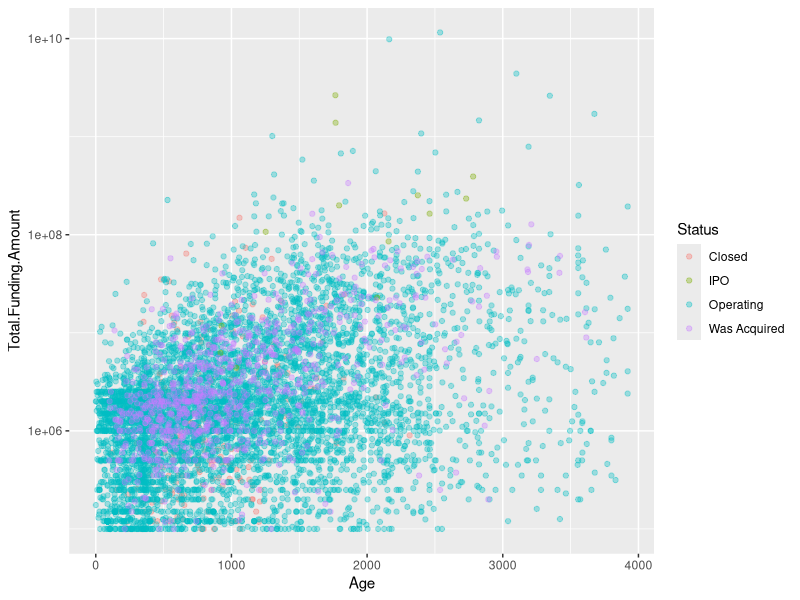
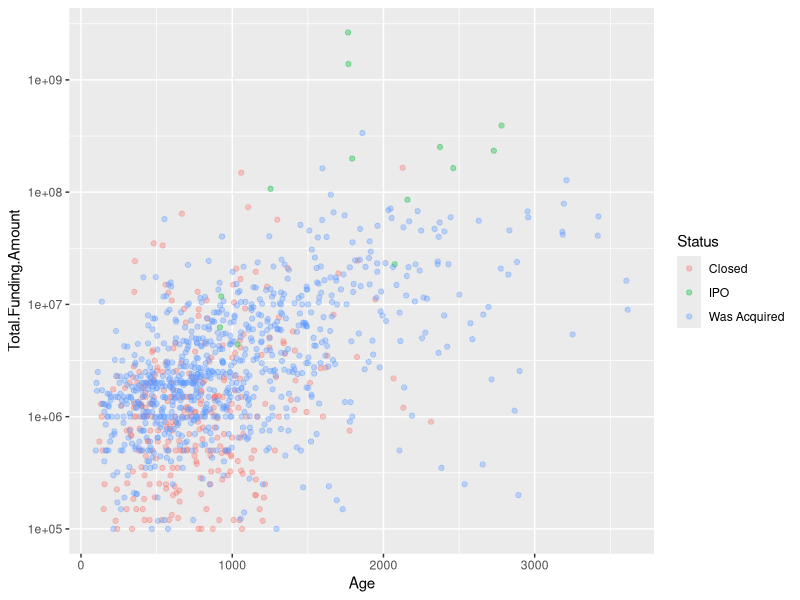
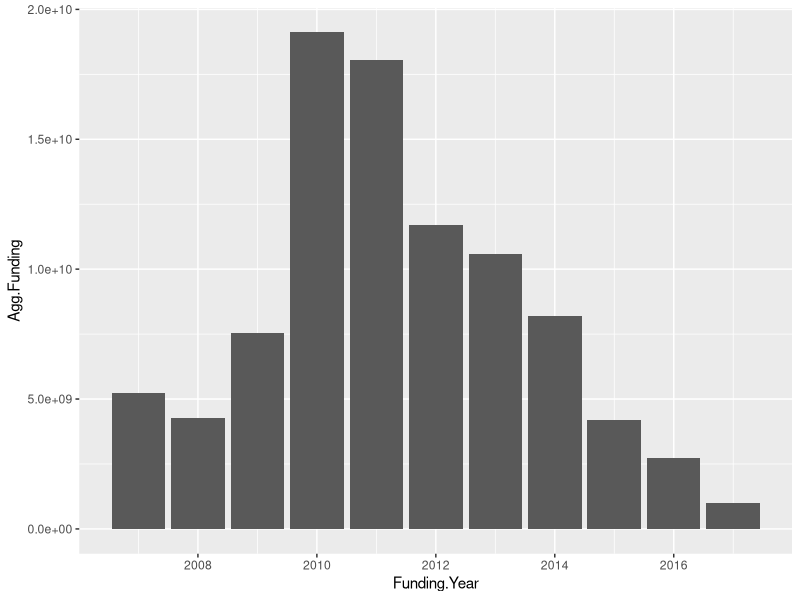
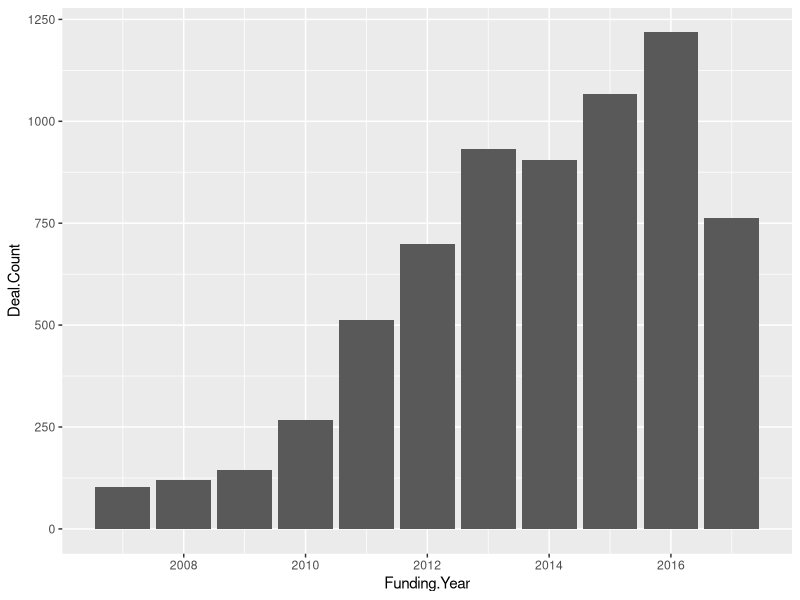
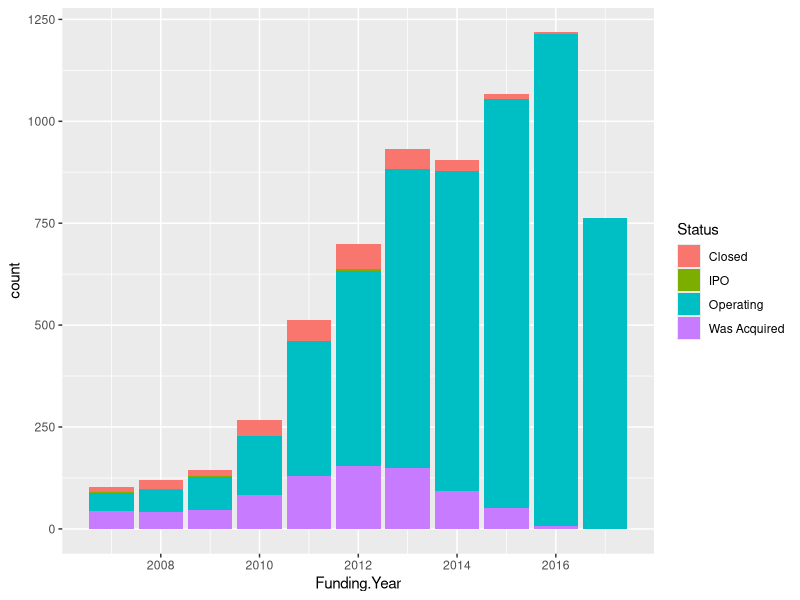
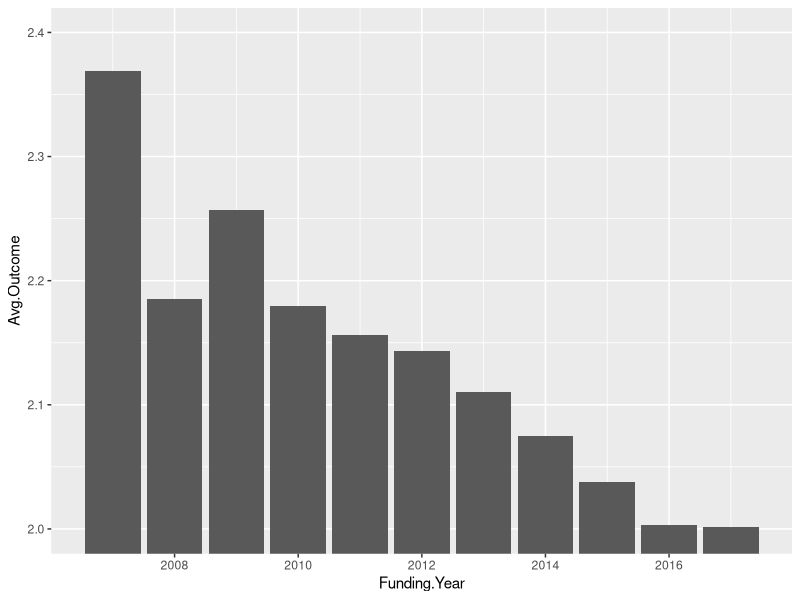
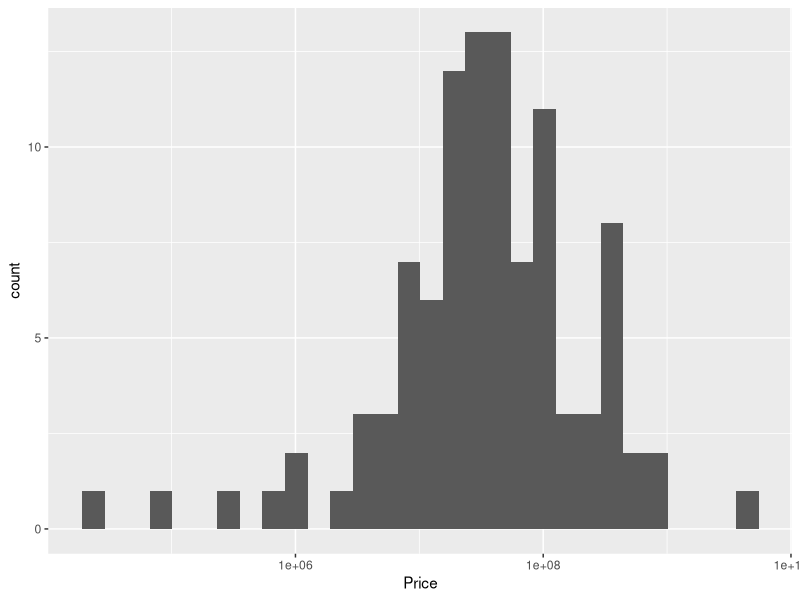
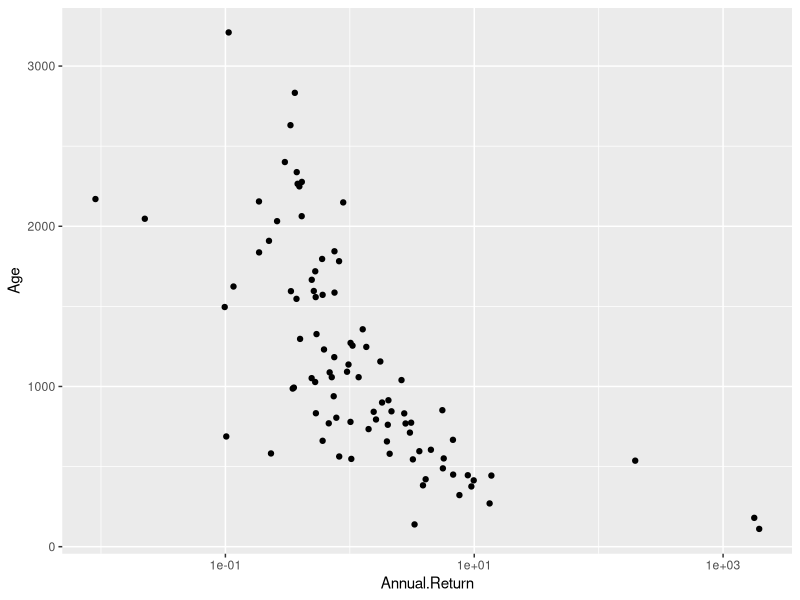

Recreate these plots in R, in order. (Note: this script raises an error after producing the figures.)
## ---- chunk 1
knitr::opts_chunk$set(echo = TRUE)
## ---- chunk 2
library(plyr)
library(dplyr)
library(ggplot2)
library(zoo)
library(truncnorm)
data <- read.csv("cleancb.csv")
data$X <- NULL
nrow(data)
colnames(data)
attach(data)
## ---- chunk 3
#aardvark was acquired by Google in 2010 for $50Mm (verified by TechCrunch)
data$Price[which(data$Company.Name == "Aardvark")] <- 50000000
## ---- chunk 4
table1 <- as.data.frame(table(Status))
transform(table1, Relative = prop.table(Freq))
## ---- chunk 5
ddply(data, .(Status), summarize, MeanAge=mean(Age))
## ---- chunk 6
data$First.Funding <- as.Date(data$First.Funding)
data.baked <- subset(data, First.Funding < '2015-12-14')
table2 <- as.data.frame(table(data.baked$Status))
transform(table2, Relative = prop.table(Freq))
## ---- chunk 7
ggplot(data, aes(x = Age, y = Total.Funding.Amount, col = Status, alpha = 0.1)) + geom_jitter(alpha = 0.35) + scale_y_log10()
## ---- chunk 8
data3 <- subset(data, Status != "Operating")
ggplot(data3, aes(x = Age, y = Total.Funding.Amount, col = Status, alpha = 0.1)) + geom_jitter(alpha = 0.35) + scale_y_log10()
## ---- chunk 9
ddply(data, .(Status), summarize, MeanTotFunding=mean(Total.Funding.Amount), SDFunding = sd(Total.Funding.Amount))
## ---- chunk 10
datamod1 <- lm(Total.Funding.Amount ~ Age, data = data)
summary(datamod1)
## ---- chunk 11
nrow(data)
sum(data$Total.Funding.Amount)
#table1 <- as.data.frame(table(cut(data$First.Funding, breaks="year")))
data$Funding.Year <- sapply(strsplit(as.character(data$First.Funding),'-'), "[", 1)
data$Funding.Year <- as.numeric(data$Funding.Year)
table2 <- ddply(data, .(Funding.Year), summarize, Agg.Funding=sum(Total.Funding.Amount), Deal.Count = length(Total.Funding.Amount))
ggplot(table2, aes(Funding.Year, Agg.Funding)) +geom_bar(stat = "identity")
ggplot(table2, aes(Funding.Year, Deal.Count)) +geom_bar(stat = "identity")
table2$Avg.Total.Raise = table2$Agg.Funding/table2$Deal.Count
table2
## ---- chunk 12
ggplot(data, (aes(Funding.Year))) + geom_bar(aes(fill=Status))
## ---- chunk 13
data$Status <- ordered(data$Status, levels = c("Closed", "Operating", "Was Acquired", "IPO"))
table3 <- ddply(data, .(Funding.Year), summarize, Avg.Outcome=mean(as.numeric(Status)))
ggplot(table3, aes(Funding.Year, Avg.Outcome)) +geom_bar(stat = "identity") + coord_cartesian(ylim=c(2, 2.4))
## ---- chunk 14
#compare disclosed acquisition prices with total funds deployed in the space.
sum(data$Price, na.rm = TRUE)/sum(Total.Funding.Amount)
(sum(data$Price, na.rm = TRUE)+sum(data$Valuation.at.IPO, na.rm = TRUE))/sum(Total.Funding.Amount)
## ---- chunk 15
length(which(data$Status == "Was Acquired"))
sum(is.na(data$Price[which(data$Status == "Was Acquired")]))
## ---- chunk 16
#data2 = priced acquired
#data3 = unpriced acquired
#subset data to include just the priced/acquired companies
data2 <- subset(data, Status == "Was Acquired" & Price > 1)
data3 <- subset(data, Status == "Was Acquired" & is.na(Price))
data4 <- subset(data, Status != "Was Acquired")
#at what prices were these companies acquired?
ggplot(data2, aes(Price)) +geom_histogram() + scale_x_log10()
#calculate total return
data2$Total.Return <- data2$Price/data2$Total.Funding.Amount
#ggplot(data2, aes(Total.Return, Age)) +geom_point() + scale_x_log10()
#annualized return
data2$Annual.Return <- ((data2$Total.Return) ^ (365.25/as.integer(data2$Age))) - 1
par(mfrow=c(2,2))
ggplot(data2, aes(Annual.Return, Age)) +geom_point() + scale_x_log10()
ggplot(data2, aes(Annual.Return, Total.Funding.Amount)) +geom_point() + scale_x_log10() + scale_y_log10()
par(mfrow=c(1,1)) 
## ---- chunk 17
datamod2 <- lm(Annual.Return ~ Total.Funding.Amount, data = data2)
summary(datamod2)
## ---- chunk 18
datamod3 <- lm(Annual.Return ~ Age, data = data2)
summary(datamod3)
## ---- chunk 19
par(mfrow=c(2,2)) 
hist(data2$Age)
hist(data2$Total.Funding.Amount)
par(mfrow=c(1,1)) 
cutpoint <- summary(data2$Total.Funding.Amount)[3]
#break the group into two at the median
data2a <- subset(data2, data2$Total.Funding.Amount > cutpoint)
data2b <- subset(data2, data2$Total.Funding.Amount <= cutpoint)
#test if the population mean Annual.Return between the two samples is different
t.test(data2a$Annual.Return, data2b$Annual.Return)
## ---- chunk 20
datamod4 <- lm(Annual.Return ~ Age, data = data2b)
summary(datamod4)
## ---- chunk 21
sum(data2$Annual.Return < 0)/nrow(data2)
data2a <- subset(data2, data2$Annual.Return < 0)
data2.remainder <- subset(data2, data2$Annual.Return >= 0)
#check here if the distribution is kind of normal-ish
hist(data2a$Annual.Return)
#so we'll need 10% of our data3 group to have negative returns also, which we populate to be normalish also but truncated
neg.returns <- sample(1:nrow(data3), (0.1 * nrow(data3)), replace=F)
data3.negs <- data3[c(neg.returns),]
data3.negs$Inferred.Return <- rtruncnorm(nrow(data3.negs), a=-1, b=0, mean=mean(data2a$Annual.Return), sd=sd(data2a$Annual.Return))
data3.remainder <- data3[-c(neg.returns),]
## ---- chunk 22
#remove our unhelpful outliers
data2.remainder <- data2.remainder[-c(which(data2.remainder$Company.Name %in% c("Mapsense", "Komand", "Exelis"))),]
data2.smallpos <- subset(data2.remainder, data2.remainder$Annual.Return < 2)
#we see a normalish distribution if we take the 1/6 root of the remaining returns
hist(data2.remainder$Annual.Return^(1/6))
#so we use that in our regression
datamod5 <- lm((Annual.Return^(1/6)) ~ Age, data = data2.remainder)
summary(datamod5)
#QQ Plot here looks good
plot(datamod5, which = 2)
## ---- chunk 23
#we arbitrarily shift the regression line on our unpopulated set unitwise by a factor of .85 to 
#acknowledge that the returns here are lower categorically than for our priced/acquired group
data3$Inferred.Return <- ((datamod5$coefficients[1]) + datamod5$coefficients[2]*data3.remainder$Age)^6
summary(data3$Inferred.Return)
summary(data2$Inferred.Return)
data3$Inferred.Price <- (data3$Total.Funding.Amount * (1 + data3$Inferred.Return) ^ (as.integer(data3$Age)/365.25))
data3$Method <- "Inferred"
data2$Method <- "Reported"
plot1 <- subset(data3, select = c("Inferred.Return", "Inferred.Price", "Age", "Method", "Total.Funding.Amount"))
plot2 <- subset(data2, select = c("Annual.Return", "Price", "Age", "Method", "Total.Funding.Amount"))
colnames(plot1) <- c("Return", "Price", "Age", "Method", "Funding.Total")
colnames(plot2) <- c("Return", "Price", "Age", "Method", "Funding.Total")
plot3 <- rbind(plot1, plot2)
ggplot(plot3, aes(Price, fill = Method)) + geom_density(alpha = 0.2) + scale_x_log10()  #THIS IS A GREAT CHART LEAVE IT IN
ggplot(plot3, aes(Age, fill = Method)) + geom_histogram(alpha = 0.5, aes(y = ..density..), position = 'identity', binwidth = 60)
ggplot(plot3, aes(Return, fill = Method)) + geom_density(alpha = 0.2) + scale_x_log10()  #THIS IS A GREAT CHART LEAVE IT IN
## ---- chunk 24
sum(data3$Inferred.Price)/sum(data3$Total.Funding.Amount)
sum(data2$Price)/sum(data2$Total.Funding.Amount)
mean(data3$Inferred.Return)
mean(data2$Annual.Return)
## ---- chunk 25
data2$Total.Return <- NULL
data3$Price <- data3$Inferred.Price
data3$Inferred.Price <- NULL
colnames(data3)[21] <- "Annual.Return"
#colnames(data2) == colnames(data3)
data5 <- rbind(data2, data3)
data4$Annual.Return <- 0
data4$Price <- 0
data4$Method <- NA
data4$Price[which(!is.na(data4$Valuation.at.IPO))] <- data4$Valuation.at.IPO[which(!is.na(data4$Valuation.at.IPO))]
#colnames(data4) == colnames(data5)
data6 <- rbind(data4, data5)
## ---- chunk 26
data7 <- subset(data6, data6$First.Funding <= '2013-01-01')
runs <- 10000
#simulates a portfolio of 10 companies, returns the probability of 1X return (0% IRR).
portfolio.sim <- function(){
  row.nos <- sample(1:nrow(data7), 10, replace=F)
  portfolio.denom <- 0
  portfolio.numer <- 0
    for (i in row.nos){
      denom <- data7$Total.Funding.Amount[i]
      numer <- data7$Price[i]
      portfolio.denom <- portfolio.denom + denom
      portfolio.numer <- portfolio.numer + numer}
  portfolio.return <- portfolio.numer/portfolio.denom
return(portfolio.return > 1)
}
mc.prob <- sum(replicate(runs,portfolio.sim()))/runs
mc.prob
